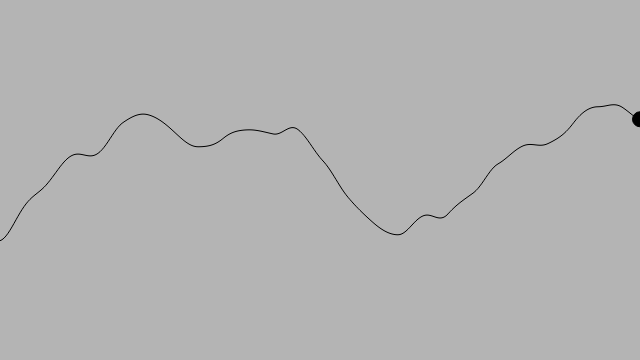
Frame 1 (no input)
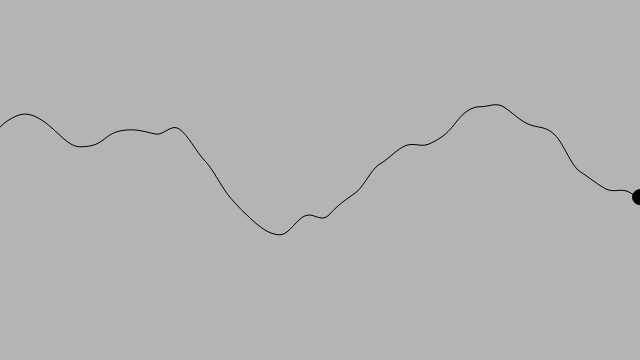
Frame 60 (no input)
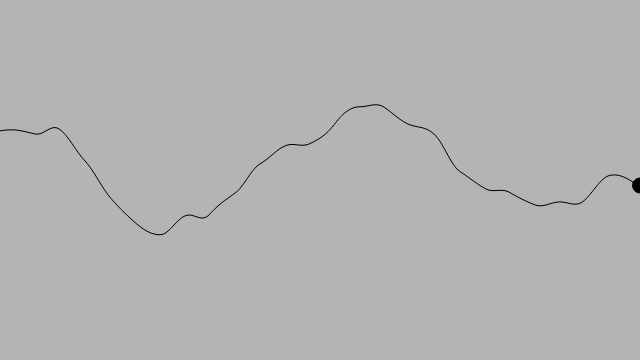
Frame 120 (the mouse pressed at the canvas centre since frame 60)

The p5.js sketch that drew these frames (run headless with seeded random() and noise() and a simulated clock; from frame 60 on, the mouse is pressed at the canvas centre):

// p5.js sketch
// ── sketch.js
start = 0
inc = 0.01

function setup() {
  createCanvas(640, 360)
}

function draw() {
  background(180)
  stroke(0)
  noFill()
  
  xoff = start
  beginShape()
  for (let x = 0; x < width; x+=2) {
    xoff += inc
    y = noise(xoff) * height
    vertex(x, y)
  }
  endShape()

  fill(0)
  ellipse(width, y, 15)
  
  start += inc
}
